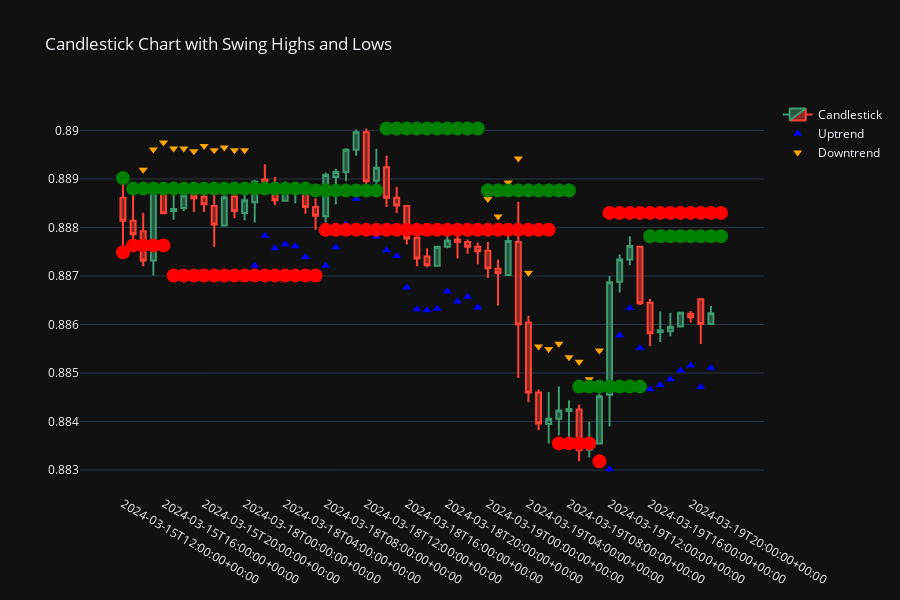

Notebook code for this chart:
### Code cell
custom_text = df['Bar_Number'].astype(str) + '<br>' + 'Swing High: ' + df['Swing_High'].astype(
        str) + '<br>' + 'Swing Low: ' + df['Swing_Low'].astype(str)
fig = go.Figure(data=[go.Candlestick(x=df.index,
                                         open=df['Open'],
                                         high=df['High'],
                                         low=df['Low'],
                                         close=df['Close'],
                                         hoverinfo='x+y+text',
                                         text=custom_text,
                                         name='Candlestick')])

# Add trend markers (prioritize uptrend over downtrend)
uptrend_markers = df[df['Trend'] == 'Uptrend']
downtrend_markers = df[df['Trend'] == 'Downtrend']

fig.add_trace(go.Scatter(x=uptrend_markers.index, y=uptrend_markers['Low'] - 0.001 * uptrend_markers['Low'],
              mode='markers', name='Uptrend', marker=dict(symbol='triangle-up', color='blue', size=8)))
fig.add_trace(go.Scatter(x=downtrend_markers.index, y=downtrend_markers['High'] + 0.001 * downtrend_markers['High'],
              mode='markers', name='Downtrend', marker=dict(symbol='triangle-down', color='orange', size=8)))


# Add Swing High and Swing Low markers for the current row
fig.add_trace(go.Scatter(x=df.index, y=df['Swing_High'],
                         mode='markers', name='Swing High',
                         marker=dict(symbol='circle',
                                     color='green', size=14),
                         showlegend=False))

fig.add_trace(go.Scatter(x=df.index, y=df['Swing_Low'],
                         mode='markers', name='Swing Low',
                         marker=dict(symbol='circle',
                                     color='red', size=14),
                         showlegend=False))

# Update the layout for a clearer view
fig.update_layout(title='Candlestick Chart with Swing Highs and Lows',
                  height=600,
                  template='plotly_dark',
                  xaxis=dict(type='category', nticks=20, showgrid=False),
                  xaxis_rangeslider_visible=False)

# Show the figure
fig.show()
